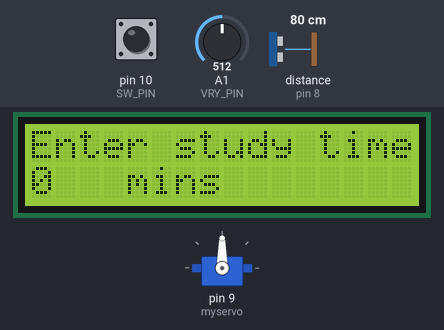
Bench run of a sketch on a simulated Arduino Uno, built with avr-gcc and run on an emulated ATmega328P. Parts: servo, 16×2 character LCD. The test bench sets the inputs (shaded band); at power-on: A1 (VRY_PIN) = 512, pin 10 (SW_PIN) HIGH, distance to the obstacle (sensor on pin 8) 80 cm. The echo pulse lasts 58.3 µs per cm.

Above: at 1.0 s.
1.1 s: A1 (VRY_PIN) set to 710
At 1.33 s:
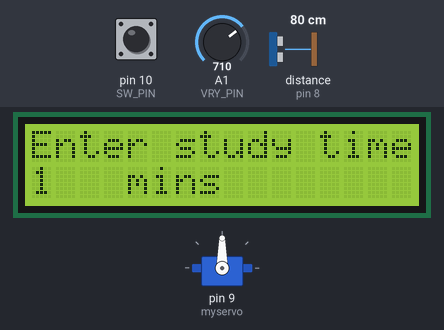
2.7 s: pin 10 (SW_PIN) pulled LOW for 0.25 s
At 3.2 s:
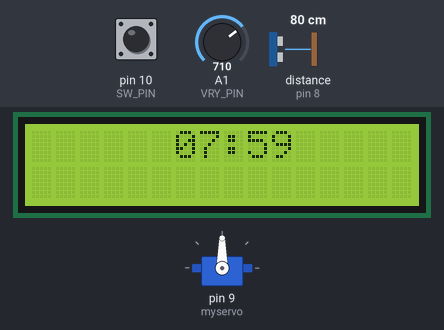
Timing chart, 0 to 5.7 s (numbered marks = the images above; inputs shaded):
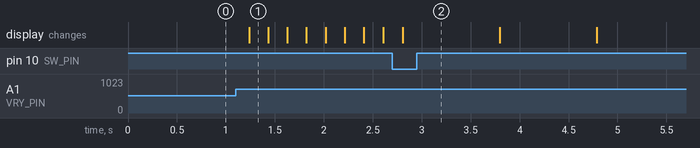

The sketch:

partC.ino
```cpp
/**
 * @file partC.ino
 * @author Arvin Nusalim and Samantha Reksosamudra
 * @date March 5, 2024
 * @brief This program demonstrates the functionality of Study Buddy. It incorporates a servo motor, LCD display, ultrasonic sensor, and joystick module.
 */

#include <Arduino_FreeRTOS.h>
#include <queue.h>
#include <Servo.h>
#include <RTClib.h>
#include <LiquidCrystal.h>


#define BUZZER 6
#define VRY_PIN  A1 // Arduino pin connected to VRY pin
#define SW_PIN   10  // Arduino pin connected to SW  pin

#define prescaler 8

#define A 440 //Hz
#define B 494 //Hz
#define C 523 //Hz
#define D 587 //Hz
#define E 659 //Hz
#define G 784 //Hz
#define g 392 //Hz
#define R 0   //Rest, play no sound

// servo
Servo myservo;  // create servo object to control a servo
int pos = 0;    // variable to read the value from the analog pin

// LCD
const int rs = 12, en = 11, d4 = 5, d5 = 4, d6 = 3, d7 = 2;
LiquidCrystal lcd(rs, en, d4, d5, d6, d7);

char* quote = "don't give up";
int length = sizeof(quote)/sizeof(quote[0]);

// Ultrasonic sensor
const int trigPin = 7;
const int echoPin = 8;
// defines variables
long duration;
int distance;

// Joystick
int xValue = 0; // To store value of the X axis
int yValue = 0; // To store value of the Y axis
int switchState = 1; // Switch state is 1 when UNPRESSED, 0 when PRESSED
int time = 0;


// Declare a handle for the queue
QueueHandle_t distanceQueue, setTimeQueue, CDQueue, quoteQueue;

// Declare a handle for tasks
TaskHandle_t wh, md, it, disp, CD, qt, ps;

// Function prototypes for the tasks
void inputTime(void *pvParameters);
void measureDist(void *pvParameters);
void waveHand(void *pvParameters);
void displayLCD(void *pvParameters);
void displayCountdown(void *pvParameters);
void displayQuote(void *pvParameters);
void TaskPlaySong(void *pvParameters);  // Play song
void TaskPlayNote (int freq); // Play each note in the array. Will result in playing the whole song
void TaskPlayTone(int freq); // Play a tone given a frequency

void setup() {
  Serial.begin(921600);
  while (!Serial) {} // Wait for the serial port to connect. Needed for native USB ports only.

  // Create a queue to hold int values. Queue length is 1, and each item size is the size of int.
  distanceQueue = xQueueCreate(1, sizeof(int));
  setTimeQueue = xQueueCreate(1, sizeof(int));
  CDQueue = xQueueCreate(1, sizeof(int));
  quoteQueue = xQueueCreate(1, sizeof(int));

  // Servo setup
  myservo.attach(9);  // attaches the servo on pin 9 to the servo object

  // LCD setup
  lcd.begin(16, 2);   // Set number of columns and rows
  lcd.print("Enter study time:");

  // Ultrasonic sensor setup
  pinMode(trigPin, OUTPUT); // Sets the trigPin as an Output
  pinMode(echoPin, INPUT); // Sets the echoPin as an Input

  // Joystick setup
  pinMode(SW_PIN, INPUT);
  digitalWrite(SW_PIN, HIGH);

  // Create tasks
  xTaskCreate(inputTime, "joystick", 128, NULL, 3, &it);
  xTaskCreate(waveHand, "servo", 128, NULL, 2, &wh);
  xTaskCreate(measureDist, "sensor", 128, NULL, 2, &md);
  xTaskCreate(displayLCD, "LCD", 128, NULL, 2, &disp);
  xTaskCreate(displayCountdown, "countdown", 128, NULL, 2, &CD);
  xTaskCreate(displayQuote, "quote", 128, NULL, 1, &qt);

  // Suspend tasks that will be used later on
  vTaskSuspend(qt);
  vTaskSuspend(md);

  vTaskStartScheduler();
}

void loop() {
  // Empty. All work is done in FreeRTOS tasks.
}

void inputTime(void *pvParameters) {

  for (;;) {

    if (!digitalRead(SW_PIN) && time != 0) {     // When switch is pressed,
      lcd.clear();                                      // clear the LCD display
      xQueueSend(CDQueue, &time, portMAX_DELAY);        // and send a signal to start the countdown

      // Suspend tasks already used and resume the next tasks
      vTaskSuspend(disp);
      vTaskResume(qt);
      vTaskResume(md);
      vTaskSuspend(it); // suspend this task
    }

    // read analog Y analog values
    yValue = analogRead(VRY_PIN);

    // If joystick is at the rightmost position, increment time
    if (yValue > 700) {
      time += 1;
    } else if (yValue < 300) {   // else if joystick is at leftmost position, decrement time
      if (time >= 1) {
        if (time == 10 || time == 100) {
          lcd.setCursor(0, 1);
          lcd.print("    ");
        }
        time -= 1;      // avoid negative values
      }
    }
    xQueueSend(setTimeQueue, &time, portMAX_DELAY);    // Send updated time to be displayed on LCD

    vTaskDelay(200 / portTICK_PERIOD_MS);

  }
}

void measureDist(void *pvParameters) {

  for (;;) {

    digitalWrite(trigPin, LOW);   // Clears the trigPin
    delayMicroseconds(2);

    digitalWrite(trigPin, HIGH);    // Sets the trigPin on HIGH state for 10 micro seconds
    delayMicroseconds(10);
    digitalWrite(trigPin, LOW);

    duration = pulseIn(echoPin, HIGH);    // Reads the echoPin, returns the sound wave travel time in microseconds

    distance = duration * 0.034 / 2;      // Calculating the distance

    if (distance < 5) {   // When an object is close to the sensor
      xQueueSend(distanceQueue, &distance, portMAX_DELAY);    // Send signal to move servo motor
      xQueueSend(quoteQueue, &distance, portMAX_DELAY);    // Send signal to display quote on LCD
    }
    vTaskDelay(200 / portTICK_PERIOD_MS);
  }
}

void waveHand(void *pvParameters) {

  for (;;) {
    if (xQueueReceive(distanceQueue, &distance, portMAX_DELAY) == pdPASS) { // Wait until receive signal to execute

      myservo.write(90);   // move to position at 120 degrees
      vTaskDelay(500 / portTICK_PERIOD_MS);
      myservo.write(60);     // move to position at 0 degrees (original position)
      vTaskDelay(500 / portTICK_PERIOD_MS);
    }
  }
}

void displayLCD(void *pvParameters) {
  int minute = 0;
  for (;;) {
    if (xQueueReceive(setTimeQueue, &minute, portMAX_DELAY) == pdPASS) {     // Wait until receive time input from joystick
      // set the cursor to column 0, line 1
      // (note: line 1 is the second row, since counting begins with 0):
      lcd.setCursor(0, 1);

      // print the time input
      lcd.print(minute);

      lcd.setCursor(4, 1);
      lcd.print("mins");
    }
  }
}

void displayCountdown(void *pvParameters) {
  // Setup initial values
  int minute = 0;
  int second = -1;

  for (;;) {
    // Start the countdown
    if (minute > 0 || second > -1 || (xQueueReceive(CDQueue, &minute, portMAX_DELAY) == pdPASS)) {
      if (second == -1) {   // change of display from 1 minute to 59 seconds
        minute--;
        second = 59;
      }

      if (minute < 10) {      // handles values that change from a two-digit to one-digit (i.e. 10 to 9)
        lcd.setCursor(6, 0);
        lcd.print("0");
        lcd.setCursor(7, 0);
        lcd.print(minute);
      } else if (minute >= 10) {    // prints the 'minutes' value
        lcd.setCursor(6, 0);
        lcd.print(minute);
      }
      lcd.setCursor(8, 0);
      lcd.print(":");

      if (second < 10) {    // handles values that change from a two-digit to one-digit
        lcd.setCursor(9, 0);
        lcd.print("0");
        lcd.setCursor(10, 0);
        lcd.print(second);
      } else if (second >= 10) {  // prints the 'seconds' value
        lcd.setCursor(9, 0);
        lcd.print(second);
      }
      vTaskDelay(1000 / portTICK_PERIOD_MS);    // delay by 1 second

      if (minute == 0 && second == 0) {
        lcd.clear();
        lcd.setCursor(4, 0);
        lcd.print("CONGRATZ");
        vTaskDelete(wh);
        vTaskDelete(md);
        vTaskDelete(qt);
        vTaskDelete(CD);
      }

      second--;   // decrement the 'seconds' value
    }
  }
}

void displayQuote(void *pvParameters) {
  char* printingQuote;

  for (;;) {
    if (xQueueReceive(quoteQueue, &distance, portMAX_DELAY) == pdPASS) {   // Wait for signal from ultrasonic sensor
      printingQuote = quote;    // Set the quote to be displayed
      lcd.setCursor(1, 1);      // Set cursor to the bottom line
      lcd.print(printingQuote);   // Print quote to LCD display
      vTaskDelay(1000 / portTICK_PERIOD_MS);  // Delay for a second to show the quote
      lcd.setCursor(1, 1);
      lcd.print("                ");    // Clear the bottom line
    }
  }
}
```

Measured:
- after the input at 1.1 s, the display: changes after 0.14 s (image 1)
- after the input at 2.7 s, the display: changes after 0.11 s (image 2)
